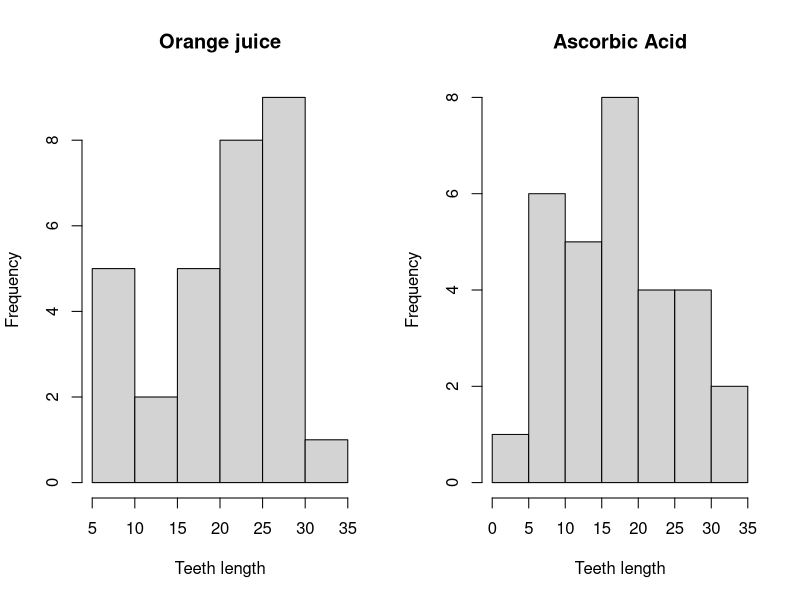
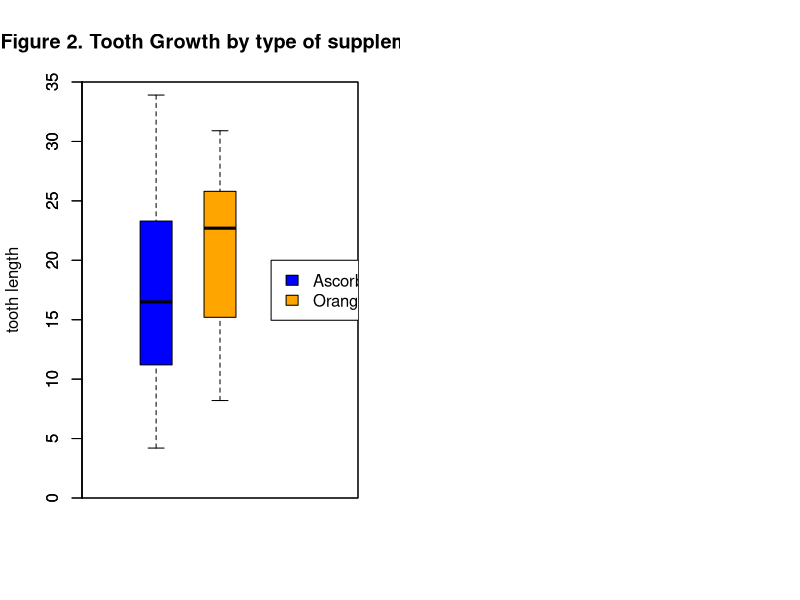

The R script that drew these images, in order: (Note: this script raises an error after producing the figures.)
## ---- chunk 1
vc_05<- subset(ToothGrowth , supp == "VC" & dose=="0.5", select=c(len))
vc_1<- subset(ToothGrowth , supp == "VC" & dose=="1", select=c(len))
vc_2<- subset(ToothGrowth , supp == "VC" & dose=="2", select=c(len))

oj_05<- subset(ToothGrowth , supp != "VC" & dose=="0.5", select=c(len))
oj_1<- subset(ToothGrowth , supp != "VC" & dose=="1", select=c(len))
oj_2<- subset(ToothGrowth , supp != "VC" & dose=="2", select=c(len))

vc_subset<- subset(ToothGrowth , supp == "VC")
oj_subset<- subset(ToothGrowth , supp != "VC")

dose_1 <- subset(ToothGrowth , dose=="1", select=c(len))
dose_2 <- subset(ToothGrowth , dose=="2", select=c(len))
dose_05<- subset(ToothGrowth , dose=="0.5", select=c(len))

## ---- chunk 2

#function to filter the dataset
filter_data<-function(dose_filter=NULL, sup_filter=NULL){
  
  #if both args are being passed we should filter them out
  if(!missing(dose_filter) && !missing(sup_filter)){
    filtered_data<-subset(ToothGrowth, dose==dose_filter & supp==sup_filter)
    filtered_data<-filtered_data$len
    #if only one of the args is being passed, we should is it
    } else if(missing(dose_filter) && !missing(sup_filter))
           {filtered_data<-subset(ToothGrowth, supp==sup_filter) 
            filtered_data<-filtered_data$len
    } else if(!missing(dose_filter) && missing(sup_filter)) 
      
    {filtered_data<-subset(ToothGrowth, dose==dose_filter)
     filtered_data<-filtered_data$len
    }else{filtered_data<-ToothGrowth$len}
  # if the function args are not fed, we should consider no filter
  
  return(filtered_data)
}


#######################################################
#function that create the desired vector of stats
create_vector<-function(vector){
  s.len<-as.character(length(vector))
  s.mean<-trunc(mean(vector)*100)/100
  s.stdev<-trunc(sd(vector)*100)/100
  s.min<-trunc(min(vector)*100)/100
  s.max<-trunc(max(vector)*100)/100
  
  s.vector<-c(s.len, s.mean, s.stdev, s.min, s.max)
  return(s.vector)
}


all<-create_vector(filter_data())
orange.juice<-create_vector(filter_data(,"VC"))
ascorbic.acid<-create_vector(filter_data(,"OJ"))
dose_0.5 <-create_vector(filter_data("0.5",))
dose_1<-create_vector(filter_data("1",))
dose_2<-create_vector(filter_data("2",))

stats_table<-rbind(all, orange.juice, ascorbic.acid, dose_0.5, dose_1, dose_2)
## ---- chunk 3
par(mfrow = c(1, 2))
#hist(ToothGrowth$len, main = "Tooth Growth", xlab = "Teeth length")
hist(oj_subset$len, main = "Orange juice", xlab = "Teeth length")
hist(vc_subset$len, main = "Ascorbic Acid", xlab = "Teeth length")
## ---- chunk 4

boxplot(vc_subset$len, main = "Figure 2. Tooth Growth by type of supplement",  
        boxwex = 0.25, 
        at = 1+0.25,
        ylim = c(0, 35), yaxs = "i",
        xlim = c(1,2), col = "blue",
        ylab = "tooth length"
        )
boxplot(oj_subset$len,  
        add = TRUE, col = "orange",
        boxwex = 0.25, at = 2-0.5)
legend(2-0.3, 20, c("Ascorbic acid", "Orange juice"),
       fill = c("blue", "orange"))
## ---- chunk 5
#boxplot(len ~ dose, data = ToothGrowth,
 #       boxwex = 0.25, at = 1:8 - 0.2,
  #      subset = supp == "VC", col = "green",
   #     main = "Figure 3. Guinea Pigs' Tooth Growth",
    #    xlab = "Vitamin C dose mg",
     #   ylab = "tooth length",
      #  xlim = c(0.5, 3.5), ylim = c(0, 35), yaxs = "i")
#boxplot(len ~ dose, data = ToothGrowth, add = TRUE,
 #       boxwex = 0.25, at = 1:3 + 0.2,
  #      subset = supp == "OJ", col = "red")
#legend(2+0.25, 13, c("Ascorbic acid", "Orange juice"),
 #      fill = c("green", "red"))
## ---- chunk 6
t.test(vc_subset$len, oj_subset$len)
## ---- chunk 7
t.test(dose_05$len, dose_1$len)
## ---- chunk 8
t.test(dose_05$len, dose_2$len)
## ---- chunk 9
t.test(dose_2$len, dose_1$len)
## ---- chunk 10
t.test(vc_05$len, oj_05$len)
## ---- chunk 11
t.test(vc_1$len, oj_1$len)
## ---- chunk 12
t.test(vc_2$len, oj_2$len)
